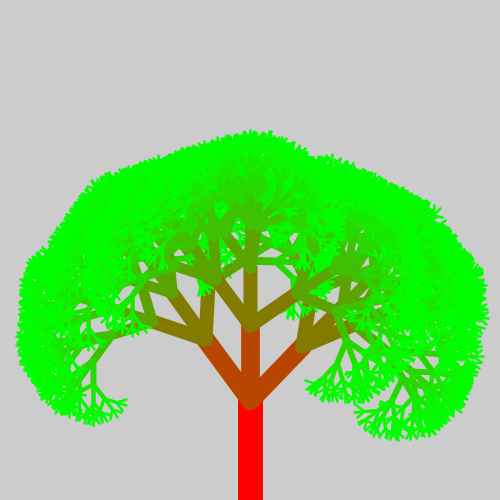
Frame 1 (no input)
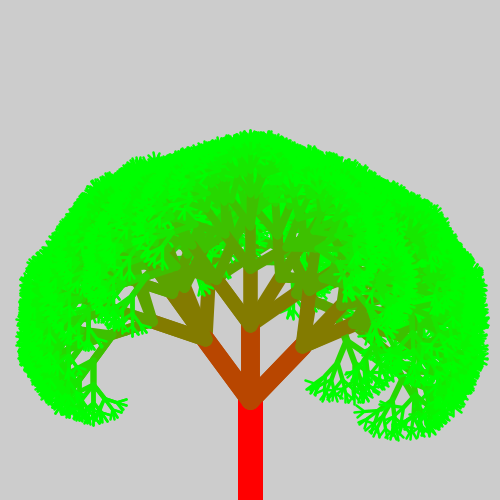
Frame 2 (the mouse pressed at the canvas centre, redrawn once)

The Processing sketch that drew these frames (run headless with seeded random() and noise(); the mouse was pressed at the canvas centre and the sketch redrawn once):

// Processing sketch: Recursion_Tree_inClass
// ── Recursion_Tree_inClass.pde
float rotation = radians(36);
float minBranchLength = 10;
void setup() {
  noLoop();
  size(500, 500);
}
void draw() {
  // move to bottom middle of the screen
  translate(width*.5, height);
  rotate(PI); // rotate up (branch goes down)
  branch(100);
}
void branch(float branchLength) {
  // make lower branches red, higher branches green
  color strokeC = color( map(branchLength, 100, minBranchLength, 255, 0), map(branchLength, 100, minBranchLength, 0, 255), 0);
  strokeWeight( branchLength*.25);
  stroke(strokeC);
  line(0, 0, 0, branchLength);
  
  // move to the end of the branch
  translate(0, branchLength);
  branchLength *= .75;// reduce branch length
  
  // draw new branch at different rotation
  pushMatrix();
  rotate(rotation + radians(random(-30, 30) ) );
  if (branchLength > minBranchLength) branch( branchLength);
  popMatrix();
  
  // draw new branch at different rotation
  pushMatrix();
  rotate(-rotation);
  if (branchLength > minBranchLength) branch( branchLength);
  popMatrix();
  
  // draw new branch at different rotation
  pushMatrix();
  if (branchLength > minBranchLength) branch( branchLength);
  popMatrix();
}

void nonRecursiveMethod() {

  line(0, 0, 0, 100);
  translate(0, 100);
  pushMatrix();
  rotate(HALF_PI*.5);
  line(0, 0, 0, 70);
  translate(0, 70);

  pushMatrix();
  rotate(HALF_PI*.5);
  line(0, 0, 0, 50);
  popMatrix();

  pushMatrix();
  rotate(HALF_PI*-.5);
  line(0, 0, 0, 50);
  popMatrix();
  popMatrix();

  pushMatrix();
  rotate(HALF_PI*-.5);
  line(0, 0, 0, 70);

  translate(0, 70);
  pushMatrix();
  rotate(HALF_PI*.5);
  line(0, 0, 0, 50);
  popMatrix();
  pushMatrix();
  rotate(HALF_PI*-.5);
  line(0, 0, 0, 50);
  popMatrix();

  popMatrix();
}
